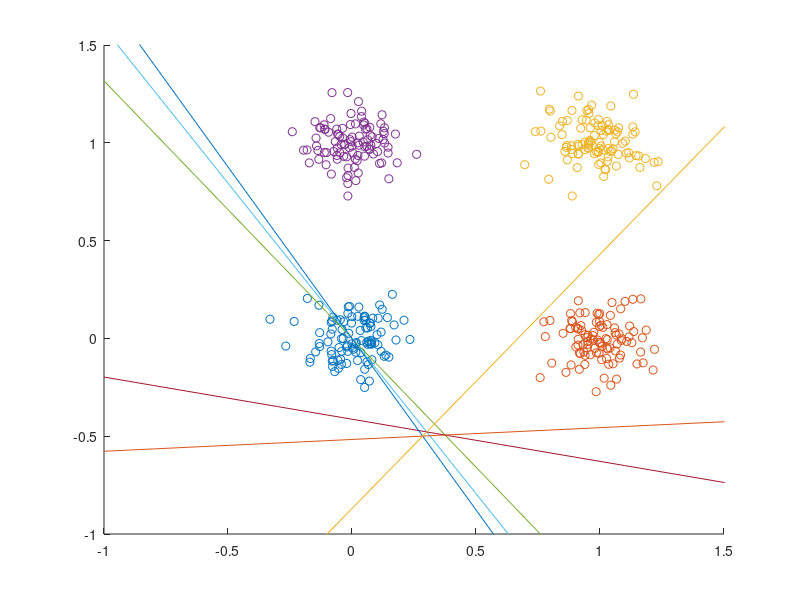
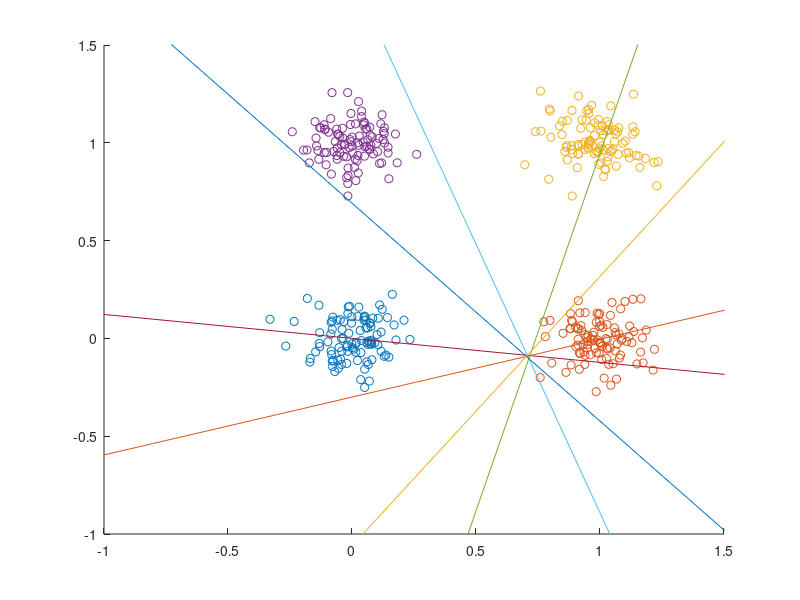
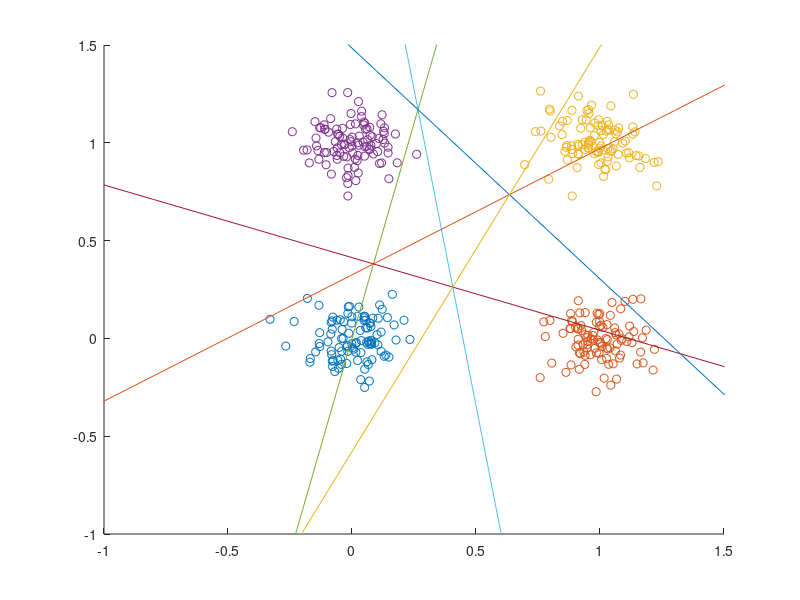
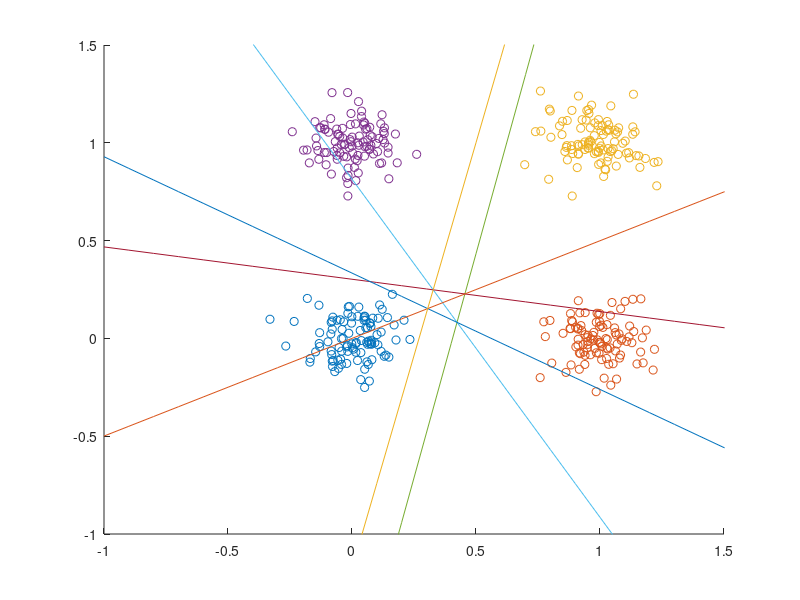

MATLAB code for these plots, in order:
% covariance matrix and mean vector
Sigma = [.01 0; 0 .01]; 
m = [0 1 1 0;    %mean vector of 4 class
     0 0 1 1];

% Generate 100 points and draw it to graph 1st
%hold on
for i = 1 :4
    r(:,:,i) = mvnrnd(m(:,i)',Sigma,100); %random gaussian vectors
    weight(:,i) = zeros(1,3); %initial weight for each class
end

iteration = 0;
err = 1;
while err ~=0 && iteration < 50
    iteration = iteration + 1;
    err = 0;
    for class = 1 : 4
        for point = 1 : 100
            for dclass = 1 : 4
                D(dclass) = dot( [ r(point,1,class) , r(point,2,class) 1]' , weight(:,dclass) );
                activate = sigmf(2,[D(dclass) 1]);
                if dclass == class && activate <= 0.5
                    weight(:,class) = weight(:,class) + [ r(point,1,class) , r(point,2,class) 1]';
                    err = 1;
                elseif dclass ~= class && activate >= 0.5
                    weight(:,dclass) = weight(:,dclass) - [ r(point,1,class) , r(point,2,class) 1]';
                    err = 1;
                end
            end
        end
    end
    figure(iteration)
        hold on
    for i = 1 :4
        plot( r(:,1,i) , r(:,2,i) , 'o' );  %plot the vector 1st
    end
    line(:,1) = weight(:,1) - weight(:,2);
    line(:,2) = weight(:,1) - weight(:,3);
    line(:,3) = weight(:,1) - weight(:,4);
    line(:,4) = weight(:,2) - weight(:,3);
    line(:,5) = weight(:,2) - weight(:,4);
    line(:,6) = weight(:,3) - weight(:,4);

    x =  -1 : .1 : 2;
    for i = 1 : 6
        y = (-line(3,i) - line(1,i) * x ) / line(2,i);
        plot(x,y)
    end
    axis([-1 1.5 -1 1.5]);
    hold off
end
% d1=d2; d1=d3; d1=d4; d2=d3; d2=d4; d3=d4

